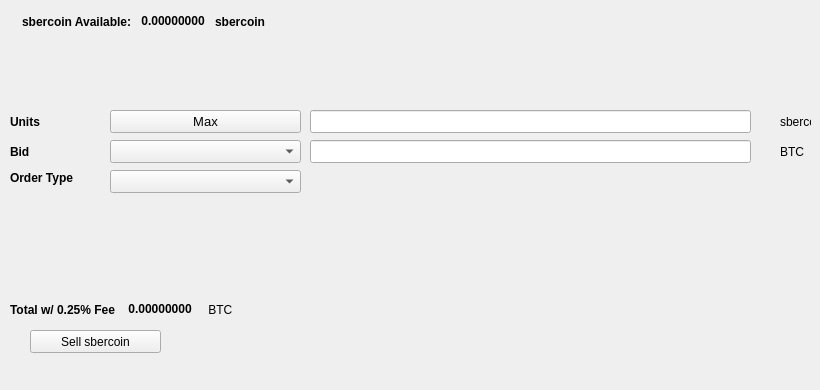
   <widget class="QWidget" name="SellTab">
    <attribute name="title">
     <string>Sell</string>
    </attribute>
    <widget class="QLabel" name="label_16">
     <property name="geometry">
      <rect>
       <x>780</x>
       <y>140</y>
       <width>31</width>
       <height>23</height>
      </rect>
     </property>
     <property name="text">
      <string>BTC</string>
     </property>
    </widget>
    <widget class="QComboBox" name="SellBidcomboBox">
     <property name="geometry">
      <rect>
       <x>110</x>
       <y>140</y>
       <width>191</width>
       <height>23</height>
      </rect>
     </property>
     <property name="font">
      <font>
       <pointsize>10</pointsize>
      </font>
     </property>
    </widget>
    <widget class="QLabel" name="label_18">
     <property name="geometry">
      <rect>
       <x>10</x>
       <y>110</y>
       <width>46</width>
       <height>23</height>
      </rect>
     </property>
     <property name="font">
      <font>
       <weight>75</weight>
       <bold>true</bold>
      </font>
     </property>
     <property name="text">
      <string>Units</string>
     </property>
    </widget>
    <widget class="QPushButton" name="Sell_Max_Amount">
     <property name="geometry">
      <rect>
       <x>110</x>
       <y>110</y>
       <width>191</width>
       <height>23</height>
      </rect>
     </property>
     <property name="font">
      <font>
       <pointsize>10</pointsize>
      </font>
     </property>
     <property name="text">
      <string>Max</string>
     </property>
    </widget>
    <widget class="QLabel" name="label_20">
     <property name="geometry">
      <rect>
       <x>10</x>
       <y>170</y>
       <width>91</width>
       <height>16</height>
      </rect>
     </property>
     <property name="font">
      <font>
       <weight>75</weight>
       <bold>true</bold>
      </font>
     </property>
     <property name="text">
      <string>Order Type</string>
     </property>
    </widget>
    <widget class="QComboBox" name="SellOrdertypeCombo">
     <property name="geometry">
      <rect>
       <x>110</x>
       <y>170</y>
       <width>191</width>
       <height>23</height>
      </rect>
     </property>
     <property name="font">
      <font>
       <pointsize>10</pointsize>
      </font>
     </property>
    </widget>
    <widget class="QLabel" name="label_21">
     <property name="geometry">
      <rect>
       <x>10</x>
       <y>140</y>
       <width>46</width>
       <height>23</height>
      </rect>
     </property>
     <property name="font">
      <font>
       <weight>75</weight>
       <bold>true</bold>
      </font>
     </property>
     <property name="text">
      <string>Bid</string>
     </property>
    </widget>
    <widget class="QLabel" name="label_22">
     <property name="geometry">
      <rect>
       <x>780</x>
       <y>110</y>
       <width>31</width>
       <height>23</height>
      </rect>
     </property>
     <property name="text">
      <string>sbercoin</string>
     </property>
    </widget>
    <widget class="QLineEdit" name="UnitsInputsbercoin">
     <property name="geometry">
      <rect>
       <x>310</x>
       <y>110</y>
       <width>441</width>
       <height>23</height>
      </rect>
     </property>
     <property name="font">
      <font>
       <pointsize>9</pointsize>
       <weight>75</weight>
       <bold>true</bold>
      </font>
     </property>
    </widget>
    <widget class="QLineEdit" name="SellBidPriceEdit">
     <property name="geometry">
      <rect>
       <x>310</x>
       <y>140</y>
       <width>441</width>
       <height>23</height>
      </rect>
     </property>
     <property name="font">
      <font>
       <pointsize>9</pointsize>
       <weight>75</weight>
       <bold>true</bold>
      </font>
     </property>
    </widget>
    <widget class="QPushButton" name="SellsbercoinBTN">
     <property name="geometry">
      <rect>
       <x>30</x>
       <y>330</y>
       <width>131</width>
       <height>23</height>
      </rect>
     </property>
     <property name="text">
      <string>Sell sbercoin</string>
     </property>
     <property name="icon">
      <iconset resource="../sbercoin">
       <normaloff>:/icons/bitcoin</normaloff>:/icons/bitcoin</iconset>
     </property>
    </widget>
    <widget class="QWidget" name="layoutWidget3">
     <property name="geometry">
      <rect>
       <x>22</x>
       <y>12</y>
       <width>258</width>
       <height>19</height>
      </rect>
     </property>
     <layout class="QHBoxLayout" name="horizontalLayout">
      <item>
       <widget class="QLabel" name="label232_2">
        <property name="font">
         <font>
          <weight>75</weight>
          <bold>true</bold>
         </font>
        </property>
        <property name="text">
         <string>sbercoin Available:</string>
        </property>
       </widget>
      </item>
      <item>
       <widget class="QLabel" name="sbercoinAvailableLabel">
        <property name="palette">
         <palette>
          <active>
           <colorrole role="WindowText">
            <brush brushstyle="SolidPattern">
             <color alpha="255">
              <red>0</red>
              <green>0</green>
              <blue>0</blue>
             </color>
            </brush>
           </colorrole>
           <colorrole role="Button">
            <brush brushstyle="SolidPattern">
             <color alpha="255">
              <red>0</red>
              <green>170</green>
              <blue>0</blue>
             </color>
            </brush>
           </colorrole>
           <colorrole role="Light">
            <brush brushstyle="SolidPattern">
             <color alpha="255">
              <red>0</red>
              <green>255</green>
              <blue>0</blue>
             </color>
            </brush>
           </colorrole>
           <colorrole role="Midlight">
            <brush brushstyle="SolidPattern">
             <color alpha="255">
              <red>0</red>
              <green>212</green>
              <blue>0</blue>
             </color>
            </brush>
           </colorrole>
           <colorrole role="Dark">
            <brush brushstyle="SolidPattern">
             <color alpha="255">
              <red>0</red>
              <green>85</green>
              <blue>0</blue>
             </color>
            </brush>
           </colorrole>
           <colorrole role="Mid">
            <brush brushstyle="SolidPattern">
             <color alpha="255">
              <red>0</red>
              <green>113</green>
              <blue>0</blue>
             </color>
            </brush>
           </colorrole>
           <colorrole role="Text">
            <brush brushstyle="SolidPattern">
             <color alpha="255">
              <red>0</red>
              <green>170</green>
              <blue>0</blue>
             </color>
            </brush>
           </colorrole>
           <colorrole role="BrightText">
            <brush brushstyle="SolidPattern">
             <color alpha="255">
              <red>255</red>
              <green>255</green>
              <blue>255</blue>
             </color>
            </brush>
           </colorrole>
           <colorrole role="ButtonText">
            <brush brushstyle="SolidPattern">
             <color alpha="255">
              <red>0</red>
              <green>0</green>
              <blue>0</blue>
             </color>
            </brush>
           </colorrole>
           <colorrole role="Base">
            <brush brushstyle="SolidPattern">
             <color alpha="255">
              <red>255</red>
              <green>255</green>
              <blue>255</blue>
             </color>
            </brush>
           </colorrole>
           <colorrole role="Window">
            <brush brushstyle="SolidPattern">
             <color alpha="255">
              <red>0</red>
              <green>170</green>
              <blue>0</blue>
             </color>
            </brush>
           </colorrole>
           <colorrole role="Shadow">
            <brush brushstyle="SolidPattern">
             <color alpha="255">
              <red>0</red>
              <green>0</green>
              <blue>0</blue>
             </color>
            </brush>
           </colorrole>
           <colorrole role="AlternateBase">
            <brush brushstyle="SolidPattern">
             <color alpha="255">
              <red>127</red>
              <green>212</green>
              <blue>127</blue>
             </color>
            </brush>
           </colorrole>
           <colorrole role="ToolTipBase">
            <brush brushstyle="SolidPattern">
             <color alpha="255">
              <red>255</red>
              <green>255</green>
              <blue>220</blue>
             </color>
            </brush>
           </colorrole>
           <colorrole role="ToolTipText">
            <brush brushstyle="SolidPattern">
             <color alpha="255">
              <red>0</red>
              <green>0</green>
              <blue>0</blue>
             </color>
            </brush>
           </colorrole>
          </active>
          <inactive>
           <colorrole role="WindowText">
            <brush brushstyle="SolidPattern">
             <color alpha="255">
              <red>0</red>
              <green>0</green>
              <blue>0</blue>
             </color>
            </brush>
           </colorrole>
           <colorrole role="Button">
            <brush brushstyle="SolidPattern">
             <color alpha="255">
              <red>0</red>
              <green>170</green>
              <blue>0</blue>
             </color>
            </brush>
           </colorrole>
           <colorrole role="Light">
            <brush brushstyle="SolidPattern">
             <color alpha="255">
              <red>0</red>
              <green>255</green>
              <blue>0</blue>
             </color>
            </brush>
           </colorrole>
           <colorrole role="Midlight">
            <brush brushstyle="SolidPattern">
             <color alpha="255">
              <red>0</red>
              <green>212</green>
              <blue>0</blue>
             </color>
            </brush>
           </colorrole>
           <colorrole role="Dark">
            <brush brushstyle="SolidPattern">
             <color alpha="255">
              <red>0</red>
              <green>85</green>
              <blue>0</blue>
             </color>
            </brush>
           </colorrole>
           <colorrole role="Mid">
            <brush brushstyle="SolidPattern">
             <color alpha="255">
              <red>0</red>
              <green>113</green>
              <blue>0</blue>
             </color>
            </brush>
           </colorrole>
           <colorrole role="Text">
            <brush brushstyle="SolidPattern">
             <color alpha="255">
              <red>0</red>
              <green>170</green>
              <blue>0</blue>
             </color>
            </brush>
           </colorrole>
           <colorrole role="BrightText">
            <brush brushstyle="SolidPattern">
             <color alpha="255">
              <red>255</red>
              <green>255</green>
              <blue>255</blue>
             </color>
            </brush>
           </colorrole>
           <colorrole role="ButtonText">
            <brush brushstyle="SolidPattern">
             <color alpha="255">
              <red>0</red>
              <green>0</green>
              <blue>0</blue>
             </color>
            </brush>
           </colorrole>
           <colorrole role="Base">
            <brush brushstyle="SolidPattern">
             <color alpha="255">
              <red>255</red>
              <green>255</green>
              <blue>255</blue>
             </color>
            </brush>
           </colorrole>
           <colorrole role="Window">
            <brush brushstyle="SolidPattern">
             <color alpha="255">
              <red>0</red>
              <green>170</green>
              <blue>0</blue>
             </color>
            </brush>
           </colorrole>
           <colorrole role="Shadow">
            <brush brushstyle="SolidPattern">
             <color alpha="255">
              <red>0</red>
              <green>0</green>
              <blue>0</blue>
             </color>
            </brush>
           </colorrole>
           <colorrole role="AlternateBase">
            <brush brushstyle="SolidPattern">
             <color alpha="255">
              <red>127</red>
              <green>212</green>
              <blue>127</blue>
             </color>
            </brush>
           </colorrole>
           <colorrole role="ToolTipBase">
            <brush brushstyle="SolidPattern">
             <color alpha="255">
              <red>255</red>
              <green>255</green>
              <blue>220</blue>
             </color>
            </brush>
           </colorrole>
           <colorrole role="ToolTipText">
            <brush brushstyle="SolidPattern">
             <color alpha="255">
              <red>0</red>
              <green>0</green>
              <blue>0</blue>
             </color>
            </brush>
           </colorrole>
          </inactive>
          <disabled>
           <colorrole role="WindowText">
            <brush brushstyle="SolidPattern">
             <color alpha="255">
              <red>0</red>
              <green>85</green>
              <blue>0</blue>
             </color>
            </brush>
           </colorrole>
           <colorrole role="Button">
            <brush brushstyle="SolidPattern">
             <color alpha="255">
              <red>0</red>
              <green>170</green>
              <blue>0</blue>
             </color>
            </brush>
           </colorrole>
           <colorrole role="Light">
            <brush brushstyle="SolidPattern">
             <color alpha="255">
              <red>0</red>
              <green>255</green>
              <blue>0</blue>
             </color>
            </brush>
           </colorrole>
           <colorrole role="Midlight">
            <brush brushstyle="SolidPattern">
             <color alpha="255">
              <red>0</red>
              <green>212</green>
              <blue>0</blue>
             </color>
            </brush>
           </colorrole>
           <colorrole role="Dark">
            <brush brushstyle="SolidPattern">
             <color alpha="255">
              <red>0</red>
              <green>85</green>
              <blue>0</blue>
             </color>
            </brush>
           </colorrole>
           <colorrole role="Mid">
            <brush brushstyle="SolidPattern">
             <color alpha="255">
              <red>0</red>
              <green>113</green>
              <blue>0</blue>
             </color>
            </brush>
           </colorrole>
           <colorrole role="Text">
            <brush brushstyle="SolidPattern">
             <color alpha="255">
              <red>0</red>
              <green>85</green>
              <blue>0</blue>
             </color>
            </brush>
           </colorrole>
           <colorrole role="BrightText">
            <brush brushstyle="SolidPattern">
             <color alpha="255">
              <red>255</red>
              <green>255</green>
              <blue>255</blue>
             </color>
            </brush>
           </colorrole>
           <colorrole role="ButtonText">
            <brush brushstyle="SolidPattern">
             <color alpha="255">
              <red>0</red>
              <green>85</green>
              <blue>0</blue>
             </color>
            </brush>
           </colorrole>
           <colorrole role="Base">
            <brush brushstyle="SolidPattern">
             <color alpha="255">
              <red>0</red>
              <green>170</green>
              <blue>0</blue>
             </color>
            </brush>
           </colorrole>
           <colorrole role="Window">
            <brush brushstyle="SolidPattern">
             <color alpha="255">
              <red>0</red>
              <green>170</green>
              <blue>0</blue>
             </color>
            </brush>
           </colorrole>
           <colorrole role="Shadow">
            <brush brushstyle="SolidPattern">
             <color alpha="255">
              <red>0</red>
              <green>0</green>
              <blue>0</blue>
             </color>
            </brush>
           </colorrole>
           <colorrole role="AlternateBase">
            <brush brushstyle="SolidPattern">
             <color alpha="255">
              <red>0</red>
              <green>170</green>
              <blue>0</blue>
             </color>
            </brush>
           </colorrole>
           <colorrole role="ToolTipBase">
            <brush brushstyle="SolidPattern">
             <color alpha="255">
              <red>255</red>
              <green>255</green>
              <blue>220</blue>
             </color>
            </brush>
           </colorrole>
           <colorrole role="ToolTipText">
            <brush brushstyle="SolidPattern">
             <color alpha="255">
              <red>0</red>
              <green>0</green>
              <blue>0</blue>
             </color>
            </brush>
           </colorrole>
          </disabled>
         </palette>
        </property>
        <property name="font">
         <font>
          <weight>75</weight>
          <bold>true</bold>
         </font>
        </property>
        <property name="text">
         <string> 0.00000000 </string>
        </property>
        <property name="textInteractionFlags">
         <set>Qt::LinksAccessibleByMouse|Qt::TextSelectableByKeyboard|Qt::TextSelectableByMouse</set>
        </property>
       </widget>
      </item>
      <item>
       <widget class="QLabel" name="labelsbercoin">
        <property name="font">
         <font>
          <weight>75</weight>
          <bold>true</bold>
         </font>
        </property>
        <property name="text">
         <string>sbercoin</string>
        </property>
       </widget>
      </item>
     </layout>
    </widget>
    <widget class="QWidget" name="layoutWidget">
     <property name="geometry">
      <rect>
       <x>10</x>
       <y>300</y>
       <width>268</width>
       <height>19</height>
      </rect>
     </property>
     <layout class="QHBoxLayout" name="horizontalLayout_2">
      <item>
       <widget class="QLabel" name="label_19">
        <property name="font">
         <font>
          <weight>75</weight>
          <bold>true</bold>
         </font>
        </property>
        <property name="text">
         <string>Total w/ 0.25% Fee </string>
        </property>
       </widget>
      </item>
      <item>
       <widget class="QLabel" name="SellCostLabel">
        <property name="palette">
         <palette>
          <active>
           <colorrole role="WindowText">
            <brush brushstyle="SolidPattern">
             <color alpha="255">
              <red>0</red>
              <green>0</green>
              <blue>0</blue>
             </color>
            </brush>
           </colorrole>
           <colorrole role="Button">
            <brush brushstyle="SolidPattern">
             <color alpha="255">
              <red>0</red>
              <green>170</green>
              <blue>0</blue>
             </color>
            </brush>
           </colorrole>
           <colorrole role="Light">
            <brush brushstyle="SolidPattern">
             <color alpha="255">
              <red>0</red>
              <green>255</green>
              <blue>0</blue>
             </color>
            </brush>
           </colorrole>
           <colorrole role="Midlight">
            <brush brushstyle="SolidPattern">
             <color alpha="255">
              <red>0</red>
              <green>212</green>
              <blue>0</blue>
             </color>
            </brush>
           </colorrole>
           <colorrole role="Dark">
            <brush brushstyle="SolidPattern">
             <color alpha="255">
              <red>0</red>
              <green>85</green>
              <blue>0</blue>
             </color>
            </brush>
           </colorrole>
           <colorrole role="Mid">
            <brush brushstyle="SolidPattern">
             <color alpha="255">
              <red>0</red>
              <green>113</green>
              <blue>0</blue>
             </color>
            </brush>
           </colorrole>
           <colorrole role="Text">
            <brush brushstyle="SolidPattern">
             <color alpha="255">
              <red>0</red>
              <green>170</green>
              <blue>0</blue>
             </color>
            </brush>
           </colorrole>
           <colorrole role="BrightText">
            <brush brushstyle="SolidPattern">
             <color alpha="255">
              <red>255</red>
              <green>255</green>
              <blue>255</blue>
             </color>
            </brush>
           </colorrole>
           <colorrole role="ButtonText">
            <brush brushstyle="SolidPattern">
             <color alpha="255">
              <red>0</red>
              <green>0</green>
              <blue>0</blue>
             </color>
            </brush>
           </colorrole>
           <colorrole role="Base">
            <brush brushstyle="SolidPattern">
             <color alpha="255">
              <red>255</red>
              <green>255</green>
              <blue>255</blue>
             </color>
            </brush>
           </colorrole>
           <colorrole role="Window">
            <brush brushstyle="SolidPattern">
             <color alpha="255">
              <red>0</red>
              <green>170</green>
              <blue>0</blue>
             </color>
            </brush>
           </colorrole>
           <colorrole role="Shadow">
            <brush brushstyle="SolidPattern">
             <color alpha="255">
              <red>0</red>
              <green>0</green>
              <blue>0</blue>
             </color>
            </brush>
           </colorrole>
           <colorrole role="AlternateBase">
            <brush brushstyle="SolidPattern">
             <color alpha="255">
              <red>127</red>
              <green>212</green>
              <blue>127</blue>
             </color>
            </brush>
           </colorrole>
           <colorrole role="ToolTipBase">
            <brush brushstyle="SolidPattern">
             <color alpha="255">
              <red>255</red>
              <green>255</green>
              <blue>220</blue>
             </color>
            </brush>
           </colorrole>
           <colorrole role="ToolTipText">
            <brush brushstyle="SolidPattern">
             <color alpha="255">
              <red>0</red>
              <green>0</green>
              <blue>0</blue>
             </color>
            </brush>
           </colorrole>
          </active>
          <inactive>
           <colorrole role="WindowText">
            <brush brushstyle="SolidPattern">
             <color alpha="255">
              <red>0</red>
              <green>0</green>
              <blue>0</blue>
             </color>
            </brush>
           </colorrole>
           <colorrole role="Button">
            <brush brushstyle="SolidPattern">
             <color alpha="255">
              <red>0</red>
              <green>170</green>
              <blue>0</blue>
             </color>
            </brush>
           </colorrole>
           <colorrole role="Light">
            <brush brushstyle="SolidPattern">
             <color alpha="255">
              <red>0</red>
              <green>255</green>
              <blue>0</blue>
             </color>
            </brush>
           </colorrole>
           <colorrole role="Midlight">
            <brush brushstyle="SolidPattern">
             <color alpha="255">
              <red>0</red>
              <green>212</green>
              <blue>0</blue>
             </color>
            </brush>
           </colorrole>
           <colorrole role="Dark">
            <brush brushstyle="SolidPattern">
             <color alpha="255">
              <red>0</red>
              <green>85</green>
              <blue>0</blue>
             </color>
            </brush>
           </colorrole>
           <colorrole role="Mid">
            <brush brushstyle="SolidPattern">
             <color alpha="255">
              <red>0</red>
              <green>113</green>
              <blue>0</blue>
             </color>
            </brush>
           </colorrole>
           <colorrole role="Text">
            <brush brushstyle="SolidPattern">
             <color alpha="255">
              <red>0</red>
              <green>170</green>
              <blue>0</blue>
             </color>
            </brush>
           </colorrole>
           <colorrole role="BrightText">
            <brush brushstyle="SolidPattern">
             <color alpha="255">
              <red>255</red>
              <green>255</green>
              <blue>255</blue>
             </color>
            </brush>
           </colorrole>
           <colorrole role="ButtonText">
            <brush brushstyle="SolidPattern">
             <color alpha="255">
              <red>0</red>
              <green>0</green>
              <blue>0</blue>
             </color>
            </brush>
           </colorrole>
           <colorrole role="Base">
            <brush brushstyle="SolidPattern">
             <color alpha="255">
              <red>255</red>
              <green>255</green>
              <blue>255</blue>
             </color>
            </brush>
           </colorrole>
           <colorrole role="Window">
            <brush brushstyle="SolidPattern">
             <color alpha="255">
              <red>0</red>
              <green>170</green>
              <blue>0</blue>
             </color>
            </brush>
           </colorrole>
           <colorrole role="Shadow">
            <brush brushstyle="SolidPattern">
             <color alpha="255">
              <red>0</red>
              <green>0</green>
              <blue>0</blue>
             </color>
            </brush>
           </colorrole>
           <colorrole role="AlternateBase">
            <brush brushstyle="SolidPattern">
             <color alpha="255">
              <red>127</red>
              <green>212</green>
              <blue>127</blue>
             </color>
            </brush>
           </colorrole>
           <colorrole role="ToolTipBase">
            <brush brushstyle="SolidPattern">
             <color alpha="255">
              <red>255</red>
              <green>255</green>
              <blue>220</blue>
             </color>
            </brush>
           </colorrole>
           <colorrole role="ToolTipText">
            <brush brushstyle="SolidPattern">
             <color alpha="255">
              <red>0</red>
              <green>0</green>
              <blue>0</blue>
             </color>
            </brush>
           </colorrole>
          </inactive>
          <disabled>
           <colorrole role="WindowText">
            <brush brushstyle="SolidPattern">
             <color alpha="255">
              <red>0</red>
              <green>85</green>
              <blue>0</blue>
             </color>
            </brush>
           </colorrole>
           <colorrole role="Button">
            <brush brushstyle="SolidPattern">
             <color alpha="255">
              <red>0</red>
              <green>170</green>
              <blue>0</blue>
             </color>
            </brush>
           </colorrole>
           <colorrole role="Light">
            <brush brushstyle="SolidPattern">
             <color alpha="255">
              <red>0</red>
              <green>255</green>
              <blue>0</blue>
             </color>
            </brush>
           </colorrole>
           <colorrole role="Midlight">
            <brush brushstyle="SolidPattern">
             <color alpha="255">
              <red>0</red>
              <green>212</green>
              <blue>0</blue>
             </color>
            </brush>
           </colorrole>
           <colorrole role="Dark">
            <brush brushstyle="SolidPattern">
             <color alpha="255">
              <red>0</red>
              <green>85</green>
              <blue>0</blue>
             </color>
            </brush>
           </colorrole>
           <colorrole role="Mid">
            <brush brushstyle="SolidPattern">
             <color alpha="255">
              <red>0</red>
              <green>113</green>
              <blue>0</blue>
             </color>
            </brush>
           </colorrole>
           <colorrole role="Text">
            <brush brushstyle="SolidPattern">
             <color alpha="255">
              <red>0</red>
              <green>85</green>
              <blue>0</blue>
             </color>
            </brush>
           </colorrole>
           <colorrole role="BrightText">
            <brush brushstyle="SolidPattern">
             <color alpha="255">
              <red>255</red>
              <green>255</green>
              <blue>255</blue>
             </color>
            </brush>
           </colorrole>
           <colorrole role="ButtonText">
            <brush brushstyle="SolidPattern">
             <color alpha="255">
              <red>0</red>
              <green>85</green>
              <blue>0</blue>
             </color>
            </brush>
           </colorrole>
           <colorrole role="Base">
            <brush brushstyle="SolidPattern">
             <color alpha="255">
              <red>0</red>
              <green>170</green>
              <blue>0</blue>
             </color>
            </brush>
           </colorrole>
           <colorrole role="Window">
            <brush brushstyle="SolidPattern">
             <color alpha="255">
              <red>0</red>
              <green>170</green>
              <blue>0</blue>
             </color>
            </brush>
           </colorrole>
           <colorrole role="Shadow">
            <brush brushstyle="SolidPattern">
             <color alpha="255">
              <red>0</red>
              <green>0</green>
              <blue>0</blue>
             </color>
            </brush>
           </colorrole>
           <colorrole role="AlternateBase">
            <brush brushstyle="SolidPattern">
             <color alpha="255">
              <red>0</red>
              <green>170</green>
              <blue>0</blue>
             </color>
            </brush>
           </colorrole>
           <colorrole role="ToolTipBase">
            <brush brushstyle="SolidPattern">
             <color alpha="255">
              <red>255</red>
              <green>255</green>
              <blue>220</blue>
             </color>
            </brush>
           </colorrole>
           <colorrole role="ToolTipText">
            <brush brushstyle="SolidPattern">
             <color alpha="255">
              <red>0</red>
              <green>0</green>
              <blue>0</blue>
             </color>
            </brush>
           </colorrole>
          </disabled>
         </palette>
        </property>
        <property name="font">
         <font>
          <weight>75</weight>
          <bold>true</bold>
         </font>
        </property>
        <property name="autoFillBackground">
         <bool>false</bool>
        </property>
        <property name="text">
         <string> 0.00000000</string>
        </property>
        <property name="textInteractionFlags">
         <set>Qt::LinksAccessibleByMouse|Qt::TextSelectableByMouse</set>
        </property>
       </widget>
      </item>
      <item>
       <widget class="QLabel" name="label_17">
        <property name="font">
         <font>
          <weight>50</weight>
          <bold>false</bold>
         </font>
        </property>
        <property name="text">
         <string> BTC</string>
        </property>
       </widget>
      </item>
     </layout>
    </widget>
    <widget class="QLabel" name="label_23">
     <property name="geometry">
      <rect>
       <x>460</x>
       <y>300</y>
       <width>281</width>
       <height>81</height>
      </rect>
     </property>
     <property name="text">
      <string/>
     </property>
     <property name="pixmap">
      <pixmap>:/images/bittrex</pixmap>
     </property>
    </widget>
   </widget>
